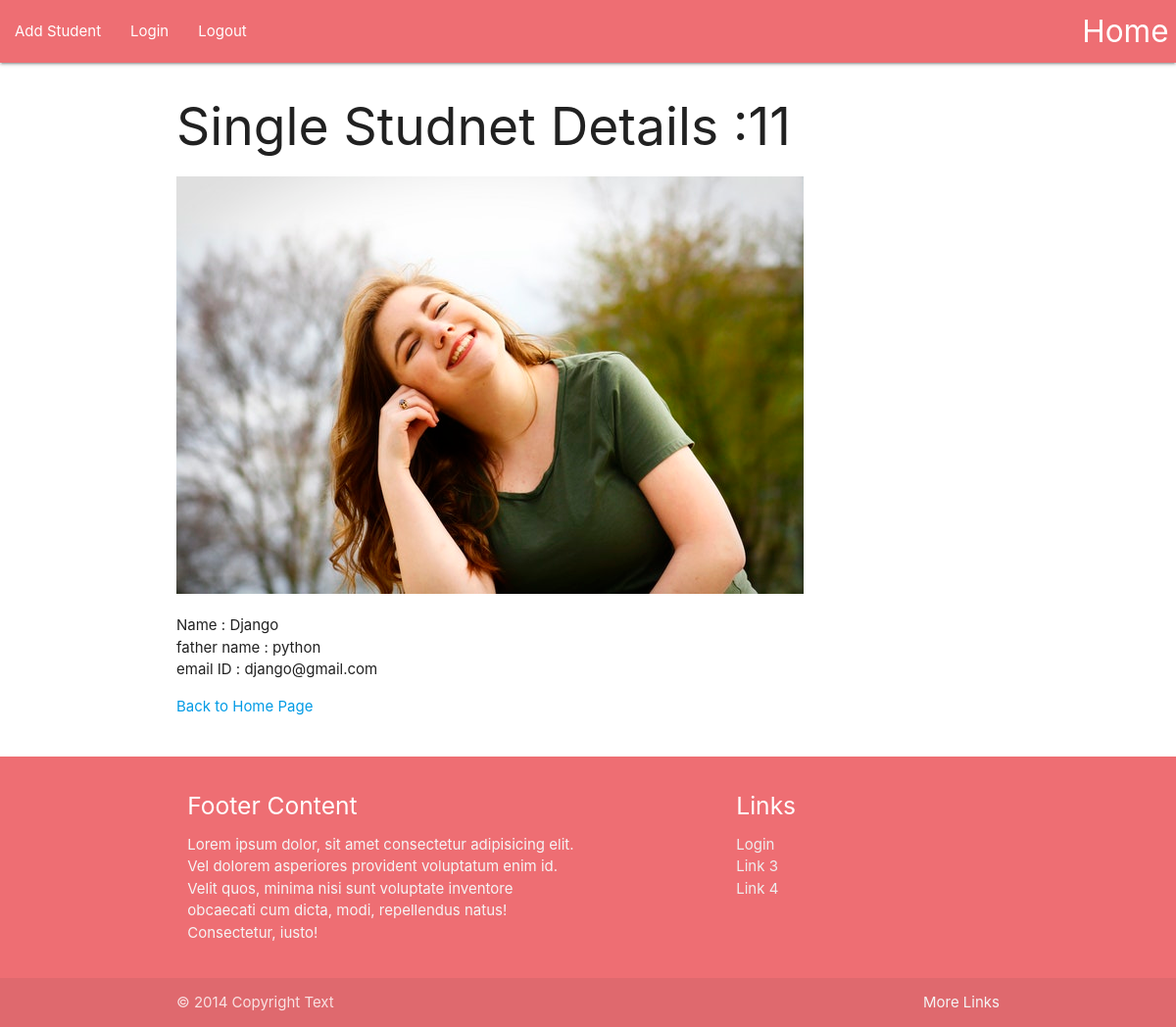
Page /11 on the committed database.
### sitaji/models.py (models this page shows, shortened)
class student(models.Model):
    name = models.CharField(max_length=50)
    fname = models.CharField(max_length = 50)
    email = models.CharField(max_length= 100)
    intro = models.TextField(default="")
    image = models.FileField()

### sitaji/views.py (the view)
# urls.py: path('<int:pk>', views.detailView.as_view(), name ="detail"),
class detailView(generic.DetailView):
	model = student
	template_name = 'sitaji/detail.html'

### sitaji/templates/sitaji/detail.html (shortened to what this page needs)
{% extends 'sitaji/base.html' %}
{% block body %}
<div class="container">
	<h2>Single Studnet Details :{{student.id}}</h2>
	<img src="{{student.image.url}}" alt="">
	<p>
		Name : {{student.name}} <br>
		father name : {{student.fname}} <br/>
		email ID  : {{student.email}}
	</p>
	<a href="{% url 'sitaji:index' %}">Back to Home Page</a>
</div>
{% endblock %}

### rows in the picture
student: id "11", image (picture), name "Django", fname "python", email "django@gmail.com"
